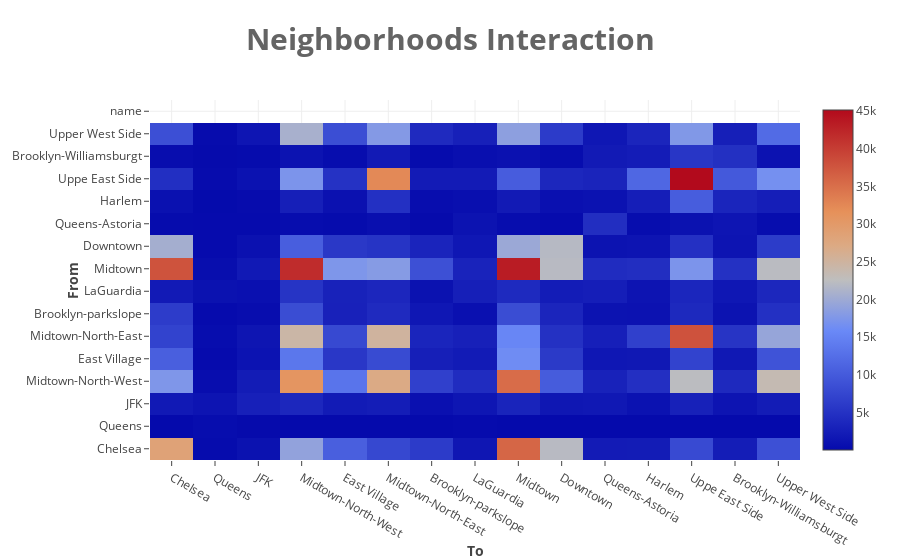

Source (notebook cell):
### Code cell
import plotly.offline as py
import plotly.graph_objs as go
py.init_notebook_mode(connected=True)

trace = go.Heatmap(z= np.array(rides_df.values),
                  x = rides_df.columns[:-1], # ['Chelsea', 'Queens', 'JFK',...'Upper West Side']
                  y = rides_df.columns) # ['Chelsea', 'Queens', 'JFK',...'Upper West Side', 'name']

layout = dict(
    title = ' <b>Neighborhoods Interaction</b>',
    titlefont = dict(
    size = 30,
    color = ('rgb(100,100,100)')),
    margin = dict(t=100,r=100,b=100,l=150),
        yaxis = dict(
            title = ' <b> From </b>'),
        xaxis = dict(
            title = '<b> To </b>'))

data=[trace]
fig = go.Figure(data=data, layout=layout)
py.iplot(fig, filename='labelled-heatmap')

### Figure 1 — Plotly figure (JSON) as saved in the notebook; plotly's stock layout.template omitted (floating-point values rounded to 4 significant figures; data arrays with more than 128 entries replaced by an {"elided": "..."} marker saying what was removed)
{"data": [{"type": "heatmap", "uid": "c77dacd1-fb47-4426-9795-7a44e1112119", "x": ["Chelsea", "Queens", "JFK", "Midtown-North-West", "East Village", "Midtown-North-East", "Brooklyn-parkslope", "LaGuardia", "Midtown", "Downtown", "Queens-Astoria", "Harlem", "Uppe East Side", "Brooklyn-Williamsburgt", "Upper West Side"], "y": ["Chelsea", "Queens", "JFK", "Midtown-North-West", "East Village", "Midtown-North-East", "Brooklyn-parkslope", "LaGuardia", "Midtown", "Downtown", "Queens-Astoria", "Harlem", "Uppe East Side", "Brooklyn-Williamsburgt", "Upper West Side", "name"], "z": {"elided": "15x16 mixed values"}}], "layout": {"margin": {"b": 100, "l": 150, "r": 100, "t": 100}, "title": {"font": {"color": "rgb(100,100,100)", "size": 30}, "text": " <b>Neighborhoods Interaction</b>"}, "xaxis": {"title": {"text": "<b> To </b>"}}, "yaxis": {"title": {"text": " <b> From </b>"}}}}
